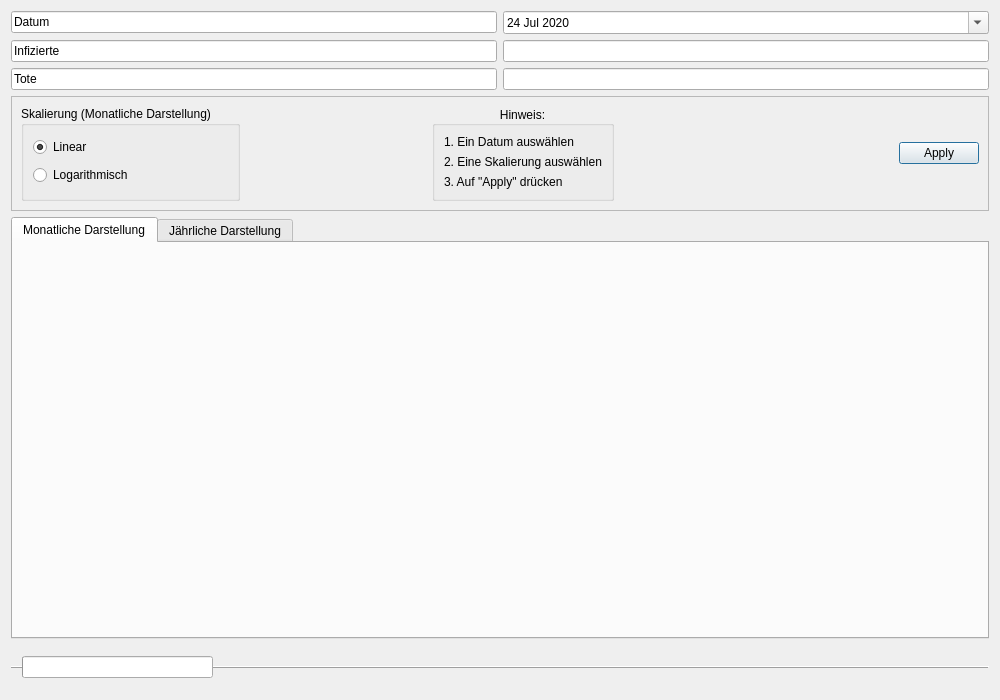
<?xml version="1.0" encoding="UTF-8"?>
<ui version="4.0">
 <class>Rumanien</class>
 <widget class="QDialog" name="Rumanien">
  <property name="geometry">
   <rect>
    <x>0</x>
    <y>0</y>
    <width>1000</width>
    <height>700</height>
   </rect>
  </property>
  <property name="windowTitle">
   <string>Rumanien</string>
  </property>
  <layout class="QGridLayout" name="gridLayout_3">
   <item row="0" column="0">
    <layout class="QGridLayout" name="gridLayout">
     <item row="4" column="3">
      <widget class="QLineEdit" name="lineEdit_4">
       <property name="readOnly">
        <bool>true</bool>
       </property>
      </widget>
     </item>
     <item row="2" column="0">
      <widget class="QLineEdit" name="lineEdit_3">
       <property name="text">
        <string>Datum</string>
       </property>
       <property name="readOnly">
        <bool>true</bool>
       </property>
      </widget>
     </item>
     <item row="5" column="0">
      <widget class="QLineEdit" name="lineEdit_5">
       <property name="text">
        <string>Tote</string>
       </property>
       <property name="readOnly">
        <bool>true</bool>
       </property>
      </widget>
     </item>
     <item row="4" column="0">
      <widget class="QLineEdit" name="lineEdit">
       <property name="text">
        <string>Infizierte</string>
       </property>
       <property name="readOnly">
        <bool>true</bool>
       </property>
      </widget>
     </item>
     <item row="5" column="3">
      <widget class="QLineEdit" name="lineEdit_6">
       <property name="readOnly">
        <bool>true</bool>
       </property>
      </widget>
     </item>
     <item row="2" column="3">
      <widget class="QDateEdit" name="dateEdit">
       <property name="readOnly">
        <bool>false</bool>
       </property>
       <property name="buttonSymbols">
        <enum>QAbstractSpinBox::NoButtons</enum>
       </property>
       <property name="accelerated">
        <bool>false</bool>
       </property>
       <property name="minimumDateTime">
        <datetime>
         <hour>0</hour>
         <minute>0</minute>
         <second>0</second>
         <year>2020</year>
         <month>1</month>
         <day>1</day>
        </datetime>
       </property>
       <property name="currentSection">
        <enum>QDateTimeEdit::DaySection</enum>
       </property>
       <property name="calendarPopup">
        <bool>true</bool>
       </property>
       <property name="timeSpec">
        <enum>Qt::LocalTime</enum>
       </property>
       <property name="date">
        <date>
         <year>2020</year>
         <month>7</month>
         <day>24</day>
        </date>
       </property>
      </widget>
     </item>
    </layout>
   </item>
   <item row="5" column="0">
    <layout class="QVBoxLayout" name="verticalLayout">
     <item>
      <widget class="QTabWidget" name="tabWidget">
       <property name="currentIndex">
        <number>0</number>
       </property>
       <widget class="QWidget" name="tab">
        <attribute name="title">
         <string>Monatliche Darstellung</string>
        </attribute>
        <layout class="QGridLayout" name="gridLayout_2">
         <item row="0" column="0">
          <layout class="QVBoxLayout" name="verticalLayout_3"/>
         </item>
        </layout>
       </widget>
       <widget class="QWidget" name="Tab_2">
        <attribute name="title">
         <string>Jährliche Darstellung</string>
        </attribute>
        <layout class="QVBoxLayout" name="verticalLayout_5">
         <item>
          <layout class="QVBoxLayout" name="verticalLayout_4"/>
         </item>
        </layout>
       </widget>
      </widget>
     </item>
    </layout>
   </item>
   <item row="2" column="0">
    <widget class="QFrame" name="frame">
     <property name="frameShape">
      <enum>QFrame::StyledPanel</enum>
     </property>
     <property name="frameShadow">
      <enum>QFrame::Raised</enum>
     </property>
     <layout class="QGridLayout" name="gridLayout_4">
      <item row="0" column="0">
       <widget class="QGroupBox" name="groupBox">
        <property name="enabled">
         <bool>true</bool>
        </property>
        <property name="title">
         <string>Skalierung (Monatliche Darstellung)</string>
        </property>
        <property name="flat">
         <bool>false</bool>
        </property>
        <property name="checkable">
         <bool>false</bool>
        </property>
        <layout class="QVBoxLayout" name="verticalLayout_6">
         <item>
          <widget class="QRadioButton" name="skalaLiear">
           <property name="text">
            <string>Linear</string>
           </property>
           <property name="checked">
            <bool>true</bool>
           </property>
          </widget>
         </item>
         <item>
          <widget class="QRadioButton" name="skalaLogarithm">
           <property name="text">
            <string>Logarithmisch</string>
           </property>
          </widget>
         </item>
        </layout>
       </widget>
      </item>
      <item row="0" column="6">
       <widget class="QDialogButtonBox" name="buttonBox">
        <property name="standardButtons">
         <set>QDialogButtonBox::Apply</set>
        </property>
        <property name="centerButtons">
         <bool>false</bool>
        </property>
       </widget>
      </item>
      <item row="0" column="4">
       <widget class="QGroupBox" name="groupBox_2">
        <property name="title">
         <string>Hinweis:</string>
        </property>
        <property name="alignment">
         <set>Qt::AlignCenter</set>
        </property>
        <property name="flat">
         <bool>false</bool>
        </property>
        <layout class="QGridLayout" name="gridLayout_6">
         <item row="0" column="0">
          <widget class="QLabel" name="label">
           <property name="text">
            <string>1. Ein Datum auswählen</string>
           </property>
          </widget>
         </item>
         <item row="1" column="0">
          <widget class="QLabel" name="label_2">
           <property name="text">
            <string>2. Eine Skalierung auswählen</string>
           </property>
          </widget>
         </item>
         <item row="2" column="0">
          <widget class="QLabel" name="label_3">
           <property name="text">
            <string>3. Auf &quot;Apply&quot; drücken</string>
           </property>
          </widget>
         </item>
        </layout>
       </widget>
      </item>
      <item row="0" column="1">
       <spacer name="horizontalSpacer">
        <property name="orientation">
         <enum>Qt::Horizontal</enum>
        </property>
        <property name="sizeHint" stdset="0">
         <size>
          <width>40</width>
          <height>20</height>
         </size>
        </property>
       </spacer>
      </item>
      <item row="0" column="2">
       <widget class="Line" name="line">
        <property name="orientation">
         <enum>Qt::Horizontal</enum>
        </property>
       </widget>
      </item>
      <item row="0" column="5">
       <spacer name="horizontalSpacer_2">
        <property name="orientation">
         <enum>Qt::Horizontal</enum>
        </property>
        <property name="sizeHint" stdset="0">
         <size>
          <width>40</width>
          <height>20</height>
         </size>
        </property>
       </spacer>
      </item>
     </layout>
    </widget>
   </item>
   <item row="6" column="0">
    <widget class="QFrame" name="frame_2">
     <property name="frameShape">
      <enum>QFrame::HLine</enum>
     </property>
     <property name="frameShadow">
      <enum>QFrame::Raised</enum>
     </property>
     <layout class="QGridLayout" name="gridLayout_5">
      <item row="0" column="3">
       <spacer name="horizontalSpacer_4">
        <property name="orientation">
         <enum>Qt::Horizontal</enum>
        </property>
        <property name="sizeHint" stdset="0">
         <size>
          <width>40</width>
          <height>20</height>
         </size>
        </property>
       </spacer>
      </item>
      <item row="0" column="0">
       <widget class="QProgressBar" name="progressBar">
        <property name="value">
         <number>0</number>
        </property>
        <property name="textVisible">
         <bool>false</bool>
        </property>
        <property name="orientation">
         <enum>Qt::Horizontal</enum>
        </property>
       </widget>
      </item>
      <item row="0" column="4">
       <spacer name="horizontalSpacer_3">
        <property name="orientation">
         <enum>Qt::Horizontal</enum>
        </property>
        <property name="sizeHint" stdset="0">
         <size>
          <width>40</width>
          <height>20</height>
         </size>
        </property>
       </spacer>
      </item>
      <item row="0" column="2">
       <spacer name="horizontalSpacer_5">
        <property name="orientation">
         <enum>Qt::Horizontal</enum>
        </property>
        <property name="sizeHint" stdset="0">
         <size>
          <width>40</width>
          <height>20</height>
         </size>
        </property>
       </spacer>
      </item>
      <item row="0" column="1">
       <spacer name="horizontalSpacer_6">
        <property name="orientation">
         <enum>Qt::Horizontal</enum>
        </property>
        <property name="sizeHint" stdset="0">
         <size>
          <width>40</width>
          <height>20</height>
         </size>
        </property>
       </spacer>
      </item>
     </layout>
    </widget>
   </item>
  </layout>
 </widget>
 <resources/>
 <connections/>
</ui>
